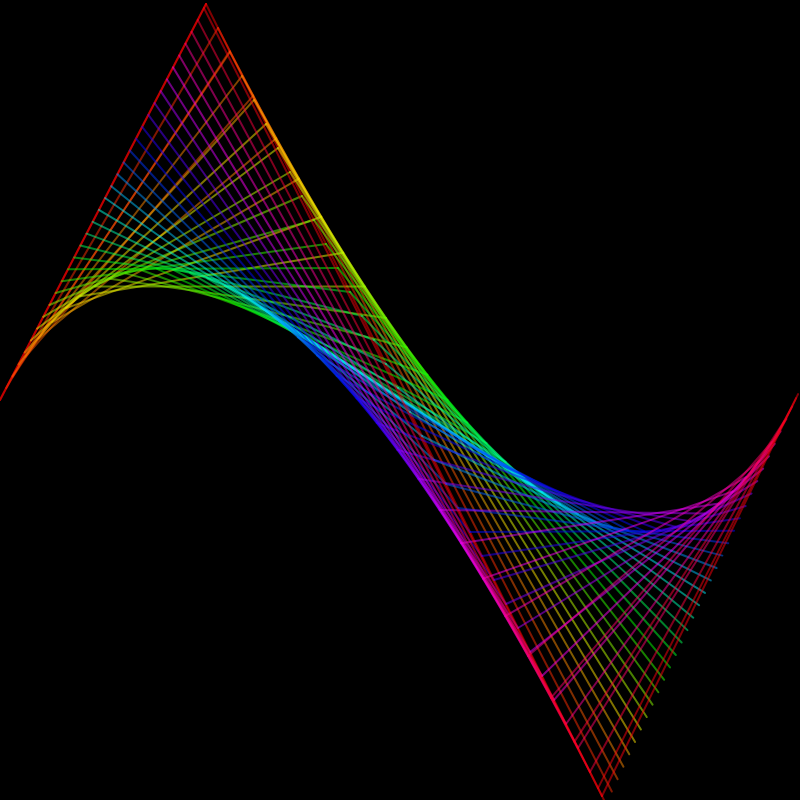
Frame 1 (no input)
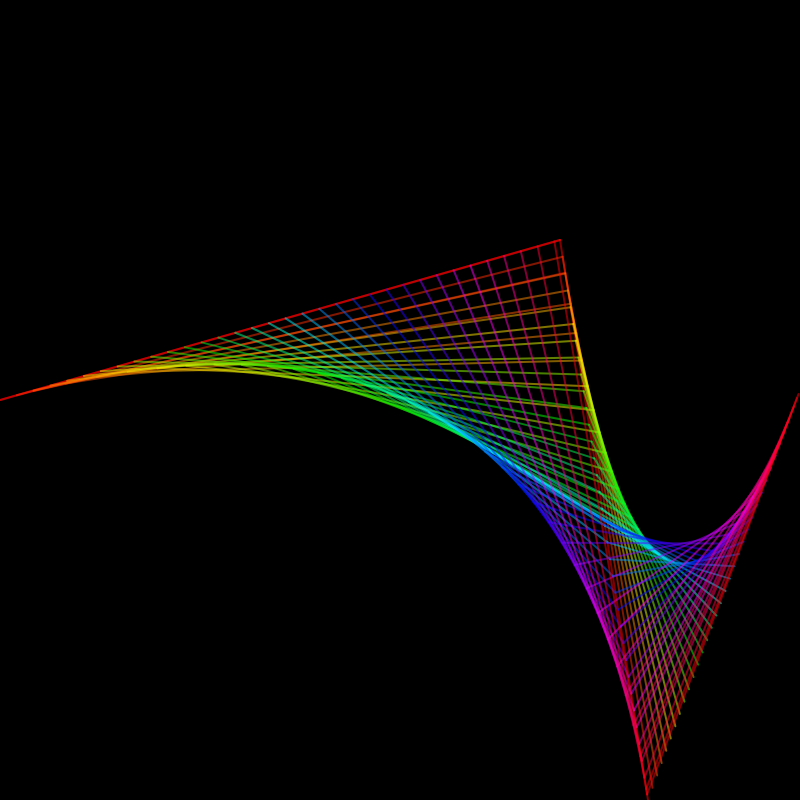
Frame 60 (no input)
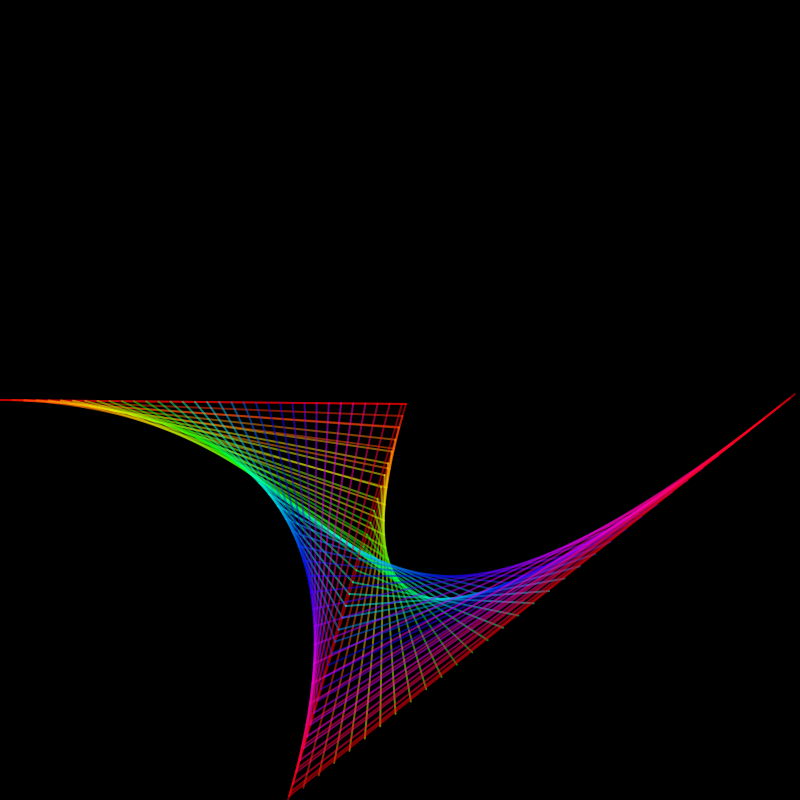
Frame 120 (the mouse pressed at the canvas centre since frame 60)

The p5.js sketch that drew these frames (run headless with seeded random() and noise() and a simulated clock; from frame 60 on, the mouse is pressed at the canvas centre):

// p5.js sketch
// ── sketch.js
let p0, p1;

function setup() {
  createCanvas(800, 800);
  p0 = new Particle(0, height / 2);
  p1 = new Particle(width / 4, 0);
  p2 = new Particle((3 * width) / 4, height);
  p3 = new Particle(width, height / 2 - 10);
}

function draw() {
  background(0);
  stroke(255);
  console.log("MouseX:" + mouseX);
  console.log("MouseY:" + mouseY);
  if(mouseX>0 && mouseX<800 &&mouseY>0 && mouseY<800){
    p1.x = mouseX;
    p1.y = mouseY;
  }
  // p0.update();
  p1.update();
  p2.update();
  // p3.update();

  let delta = 0.03;
  colorMode(HSB);

  noFill();
  for (let t = 0; t <= 1.00001; t += delta) {
    stroke(t * 360, 255, 255, 0.5);
    strokeWeight(2);
    // stroke(255, 0.5);
    // line(x1, y1, x2, y2);
    let v = cubic(p0, p1, p2, p3, t);
  }
}

function cubic(p0, p1, p2, p3, t) {
  let v1 = quadratic(p0, p1, p2, t);
  let v2 = quadratic(p1, p2, p3, t);
  let x = lerp(v1.x, v2.x, t);
  let y = lerp(v1.y, v2.y, t);
  line(v1.x, v1.y, v2.x, v2.y);
  return createVector(x, y);
}

function quadratic(p0, p1, p2, t) {
  let x1 = lerp(p0.x, p1.x, t);
  let y1 = lerp(p0.y, p1.y, t);
  let x2 = lerp(p1.x, p2.x, t);
  let y2 = lerp(p1.y, p2.y, t);
  let x = lerp(x1, x2, t);
  let y = lerp(y1, y2, t);
  line(x1, y1, x2, y2);
  return createVector(x, y);
}

// ── particle.js
class Particle {
  constructor(x, y) {
    this.x = x;
    this.y = y;
    // this.dx = random(-8, 8);
    // this.dy = random(-8, 8);
    this.dx = 6;
    this.dy = 4;
  }

  update() {
    this.x += this.dx;
    this.y += this.dy;

    if (this.x >= width || this.x < 0) {
      this.dx *= -1;
    }

    if (this.y >= height || this.y < 0) {
      this.dy *= -1;
    }
  }
}

// ── style.css
html, body {
  font-family: 'Ubuntu Mono', monospace;
  text-align: center;
  background-color: black;
  margin: 0;
  padding: 0;
  color: #DBEDF3;
}

p{
  margin: auto;
  padding-right: 10%;
  padding-left: 10%;
}

canvas {
  display: block;
  margin: auto;
  margin-top: -100px;
  border: 5px solid #3D0000;
  padding: 0;
}

footer {
  position: relative;
  bottom: -800px;
  margin: auto;
  margin-top: 80px;
  font-size: 2rem;
  font-family: 'Source Code Pro', monospace;
  padding-top: 0px;
}

.imgNima{
  width: 1.5rem;
}

.footerText{
  color: #950101;
}

a{
  text-decoration: none;

  color: #DBEDF3;
}

a:hover{
  color: #a2b0b4;
}
